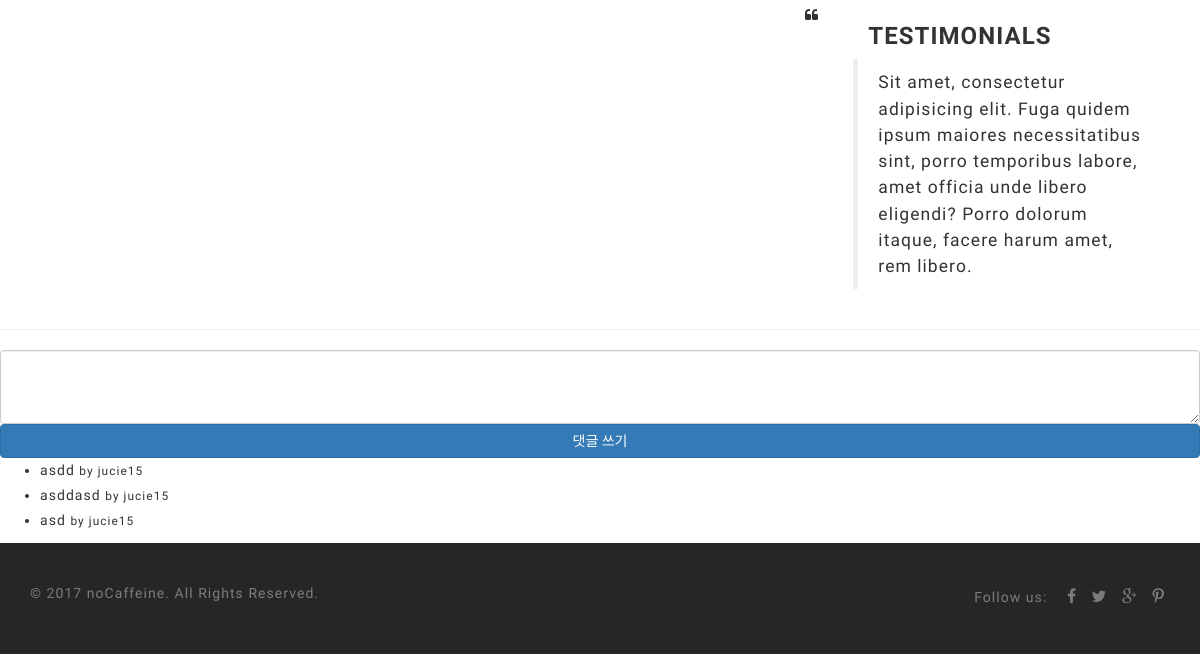
The page /pledge/1/ (lower part) on the database as committed earlier.
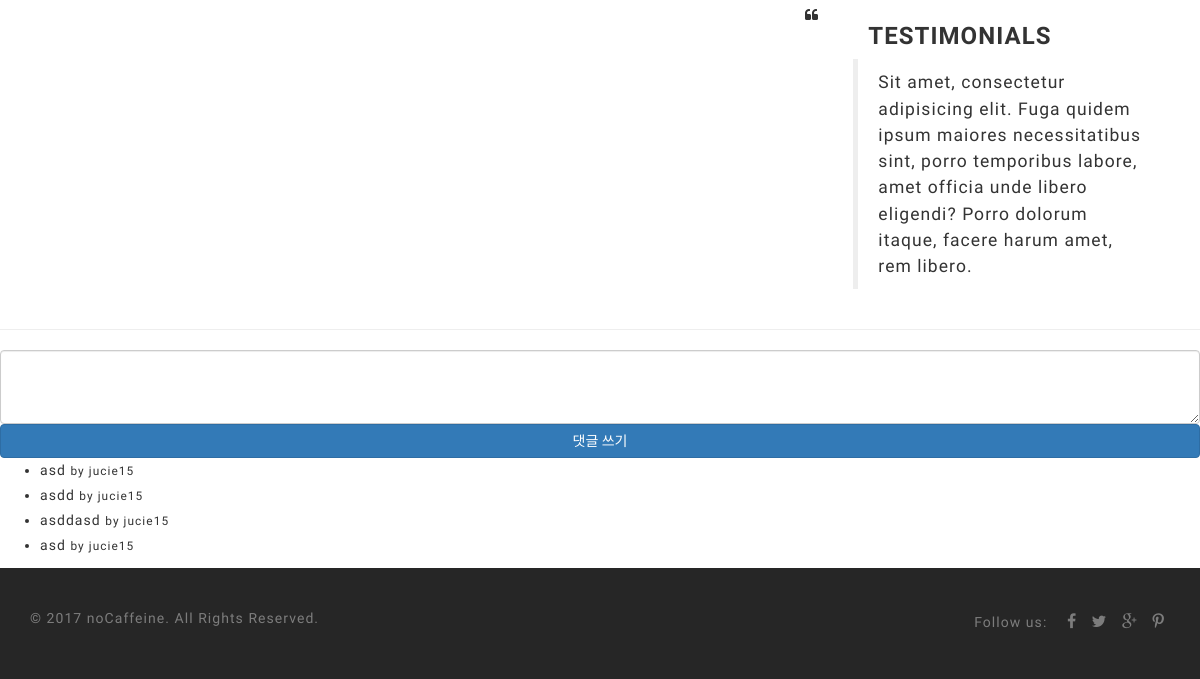
The same page on the database as committed later.
### pledge/models.py (models this page shows, shortened)
class Comment(models.Model):
    pledge = models.ForeignKey(Pledge) # 해당 공약과 1:N 관계 설정
    user = models.ForeignKey(settings.AUTH_USER_MODEL) # 해당 댓글을 쓴 유저와 1:N 관계 설정
    message = models.TextField() # 댓글 내용
    class Meta:
        ordering = ['-id']

### pledge/views.py (the view)
# urls.py: url(r'^pledge/(?P<pk>\d+)/$', views.pledge_detail, name='pledge_detail'),
def pledge_detail(request, pk):
    pledge = get_object_or_404(Pledge, pk=pk)
    comment_form = CommentForm()
    context = {}
    context['pledge'] = pledge
    context['comment_form'] = comment_form
    return render(request, 'pledge/pledge_detail.html', context)

### pledge/forms.py
class CommentForm(forms.ModelForm):
    class Meta:
        model = Comment
        fields = ['message']
        widgets = {
             'message': forms.Textarea(attrs={'class': 'form-control', 'rows': 3}),
         }

### pledge/models.py (called while the page is built)
    def __str__(self):
        return self.name

### pledge/templates/pledge/pledge_detail.html (shortened to what this page needs)
{% extends "pledge/layout.html" %}
{% block content %}
{% load staticfiles %}
<div class="container">
            {% load staticfiles %}
    <div class="col-md-4 mainright">
            <div class="row ">
                <div class="col-sm-1 col-md-2 mobmid">
                    <span class="secicon fa fa-quote-left"></span>
                </div>
                <div class="col-sm-11 col-md-10 testimonials">
                    <h3 class="mobmid">Testimonials </h3>
                    <div class="row">
                        <blockquote>
                            <p>Sit amet, consectetur adipisicing elit. Fuga quidem ipsum maiores necessitatibus sint, porro temporibus labore, amet officia unde libero eligendi? Porro dolorum itaque, facere harum amet, rem libero.</p>
                        </blockquote>
                    </div>
                </div>
            </div>
        </div>
    </div>
    <hr/>
    <form action="{% url "pledge:pledge_comment_new" pledge.pk %}" method="post">
        {{ comment_form.message }}
        <input type="submit" class="btn btn-primary btn-block" value="댓글 쓰기" />
    </form>
        <ul>
    {% for comment in pledge.comment_set.all %}
        <li>
            {{ comment.message }}
            <small>by {{ comment.user }}</small>
        </li>
    {% endfor %}
    </ul>
{% endblock %}

### pledge/templates/pledge/layout.html (shortened to what this page needs)
<!DOCTYPE html>
{% load staticfiles %}
<head>
    <link rel="stylesheet" href="{% static 'pledge/css/bootstrap.min.css' %}" />
    <link rel="stylesheet" href="{% static 'pledge/css/style.css' %}" />
    <link rel="stylesheet" href="{% static 'pledge/css/owl.carousel.css' %}" />
    <link rel="stylesheet" href="{% static 'pledge/css/magnific-popup.css' %}" />
    <link rel="stylesheet" href="{% static 'pledge/css/font-awesome.css' %}" />
    <link rel="stylesheet" href="{% static 'pledge/css/responsive.css' %}" />
    <link rel="stylesheet" href="{% static 'pledge/css/main.css' %}" />
</head>
<body>
    {% block content %}
    {% endblock %}
    <footer id="footer" >
        <div class="container">
            <div class="row">
                <div class="col-sm-6 col-sm-push-6 footer-social-icons">
                    <span>Follow us:</span>
                    <a href=""><i class="fa fa-facebook"></i></a>
                    <a href=""><i class="fa fa-twitter"></i></a>
                    <a href=""><i class="fa fa-google-plus"></i></a>
                    <a href=""><i class="fa fa-pinterest-p"></i></a>
                </div>
                <div class="col-sm-6 col-sm-pull-6 copyright">
                    <p>&copy; 2017 <a href="">noCaffeine</a>. All Rights Reserved.</p>
                </div>
            </div>
        </div>
    </footer>
</body>
</html>

### pledge/static/pledge/css/style.css (style rules this page uses)
html, body { height: 100%; }
body { font-family: "Raleway", Helvetica, Arial, sans-serif; font-size: 14px; font-weight: 200; line-height: 1.7857; letter-spacing: 0.075em; color: #333333; background-color: #fff; }
a { color: #000; -webkit-transition: all 0.2s ease-in-out; -moz-transition: all 0.2s ease-in-out; -ms-transition: all 0.2s ease-in-out; -o-transition: all 0.2s ease-in-out; transition: all 0.2s ease-in-out; }
a, a:hover, a:active, a:focus, button:focus { outline: 0; border: 0; text-decoration: none; }
p { line-height: 1.5; }
h1, h2, h3, h4, h5, h6 { font-family: 'Raleway', sans-serif; font-weight: 700; text-transform: uppercase; }
input, textarea { outline: none; }
#footer { background-color: #262626; padding-top: 40px; padding-bottom: 40px; color: rgba(255, 255, 255, 0.4); }
#footer a { color: rgba(255, 255, 255, 0.4); }
.footer-social-icons { text-align: right; }
.footer-social-icons a { margin: 0 5px; font-size: 16px; }
.footer-social-icons span { margin-right: 10px; }

Rows that differ between the two databases and show on the page:
added Comment: message "asd", user "jucie15"
